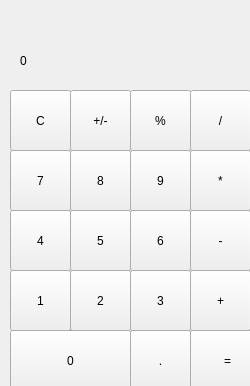
<?xml version="1.0" encoding="UTF-8"?>
<ui version="4.0">
 <class>MainWindow</class>
 <widget class="QMainWindow" name="MainWindow">
  <property name="geometry">
   <rect>
    <x>0</x>
    <y>0</y>
    <width>250</width>
    <height>386</height>
   </rect>
  </property>
  <property name="windowTitle">
   <string>MainWindow</string>
  </property>
  <widget class="QWidget" name="centralwidget">
   <widget class="QPushButton" name="clear">
    <property name="geometry">
     <rect>
      <x>10</x>
      <y>90</y>
      <width>61</width>
      <height>61</height>
     </rect>
    </property>
    <property name="text">
     <string>C</string>
    </property>
   </widget>
   <widget class="QPushButton" name="plusminus">
    <property name="geometry">
     <rect>
      <x>70</x>
      <y>90</y>
      <width>61</width>
      <height>61</height>
     </rect>
    </property>
    <property name="text">
     <string>+/-</string>
    </property>
   </widget>
   <widget class="QPushButton" name="percent">
    <property name="geometry">
     <rect>
      <x>130</x>
      <y>90</y>
      <width>61</width>
      <height>61</height>
     </rect>
    </property>
    <property name="text">
     <string>%</string>
    </property>
   </widget>
   <widget class="QPushButton" name="divide">
    <property name="geometry">
     <rect>
      <x>190</x>
      <y>90</y>
      <width>61</width>
      <height>61</height>
     </rect>
    </property>
    <property name="text">
     <string>/</string>
    </property>
   </widget>
   <widget class="QPushButton" name="seven">
    <property name="geometry">
     <rect>
      <x>10</x>
      <y>150</y>
      <width>61</width>
      <height>61</height>
     </rect>
    </property>
    <property name="text">
     <string>7</string>
    </property>
   </widget>
   <widget class="QPushButton" name="multiplication">
    <property name="geometry">
     <rect>
      <x>190</x>
      <y>150</y>
      <width>61</width>
      <height>61</height>
     </rect>
    </property>
    <property name="text">
     <string>*</string>
    </property>
   </widget>
   <widget class="QPushButton" name="nine">
    <property name="geometry">
     <rect>
      <x>130</x>
      <y>150</y>
      <width>61</width>
      <height>61</height>
     </rect>
    </property>
    <property name="text">
     <string>9</string>
    </property>
   </widget>
   <widget class="QPushButton" name="eight">
    <property name="geometry">
     <rect>
      <x>70</x>
      <y>150</y>
      <width>61</width>
      <height>61</height>
     </rect>
    </property>
    <property name="text">
     <string>8</string>
    </property>
   </widget>
   <widget class="QPushButton" name="four">
    <property name="geometry">
     <rect>
      <x>10</x>
      <y>210</y>
      <width>61</width>
      <height>61</height>
     </rect>
    </property>
    <property name="text">
     <string>4</string>
    </property>
   </widget>
   <widget class="QPushButton" name="minus">
    <property name="geometry">
     <rect>
      <x>190</x>
      <y>210</y>
      <width>61</width>
      <height>61</height>
     </rect>
    </property>
    <property name="text">
     <string>-</string>
    </property>
   </widget>
   <widget class="QPushButton" name="six">
    <property name="geometry">
     <rect>
      <x>130</x>
      <y>210</y>
      <width>61</width>
      <height>61</height>
     </rect>
    </property>
    <property name="text">
     <string>6</string>
    </property>
   </widget>
   <widget class="QPushButton" name="five">
    <property name="geometry">
     <rect>
      <x>70</x>
      <y>210</y>
      <width>61</width>
      <height>61</height>
     </rect>
    </property>
    <property name="text">
     <string>5</string>
    </property>
   </widget>
   <widget class="QPushButton" name="one">
    <property name="geometry">
     <rect>
      <x>10</x>
      <y>270</y>
      <width>61</width>
      <height>61</height>
     </rect>
    </property>
    <property name="text">
     <string>1</string>
    </property>
   </widget>
   <widget class="QPushButton" name="plus">
    <property name="geometry">
     <rect>
      <x>190</x>
      <y>270</y>
      <width>61</width>
      <height>61</height>
     </rect>
    </property>
    <property name="text">
     <string>+</string>
    </property>
   </widget>
   <widget class="QPushButton" name="three">
    <property name="geometry">
     <rect>
      <x>130</x>
      <y>270</y>
      <width>61</width>
      <height>61</height>
     </rect>
    </property>
    <property name="text">
     <string>3</string>
    </property>
   </widget>
   <widget class="QPushButton" name="two">
    <property name="geometry">
     <rect>
      <x>70</x>
      <y>270</y>
      <width>61</width>
      <height>61</height>
     </rect>
    </property>
    <property name="text">
     <string>2</string>
    </property>
   </widget>
   <widget class="QPushButton" name="zero">
    <property name="geometry">
     <rect>
      <x>10</x>
      <y>330</y>
      <width>121</width>
      <height>61</height>
     </rect>
    </property>
    <property name="text">
     <string>0</string>
    </property>
   </widget>
   <widget class="QPushButton" name="decimal">
    <property name="geometry">
     <rect>
      <x>130</x>
      <y>330</y>
      <width>61</width>
      <height>61</height>
     </rect>
    </property>
    <property name="text">
     <string>.</string>
    </property>
   </widget>
   <widget class="QPushButton" name="equalto">
    <property name="geometry">
     <rect>
      <x>190</x>
      <y>330</y>
      <width>75</width>
      <height>61</height>
     </rect>
    </property>
    <property name="text">
     <string>=</string>
    </property>
   </widget>
   <widget class="QLabel" name="label">
    <property name="geometry">
     <rect>
      <x>20</x>
      <y>40</y>
      <width>221</width>
      <height>41</height>
     </rect>
    </property>
    <property name="styleSheet">
     <string notr="true">QLabel{
qproperty=alignment:'AlignVCenter|AlignRight';
border:1px solid gray;
}
background-colour : white;</string>
    </property>
    <property name="text">
     <string>0</string>
    </property>
   </widget>
  </widget>
 </widget>
 <resources/>
 <connections/>
</ui>
